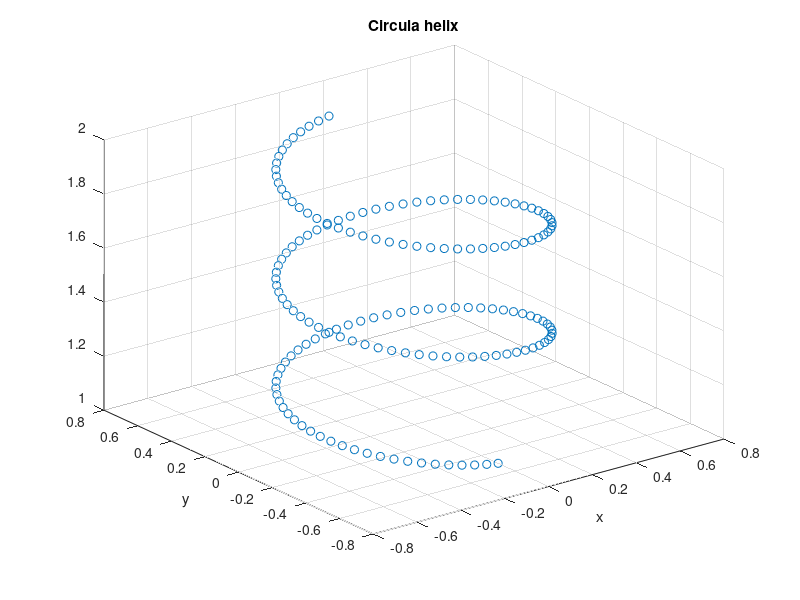

The MATLAB script that drew this image:
a = 0.5;
c = 1;
t = 5*pi:0.1:10*pi;
x = a*sin(t);
y = a*cos(t);
z = t/(5*pi*c);
figure(1)
scatter3(x, y, z); 
xlabel('x'); ylabel('y'); title('Circula helix');
%On envoi la trajectoire dans le fichier hex.txt
fileID = fopen('demo1.txt','w');
l=length(t);
for i=1:1:l
    fprintf(fileID,'[%f , %f, %f, %f, %f],\n',x(i),y(i),z(i),0,0.1);
end
fclose(fileID);